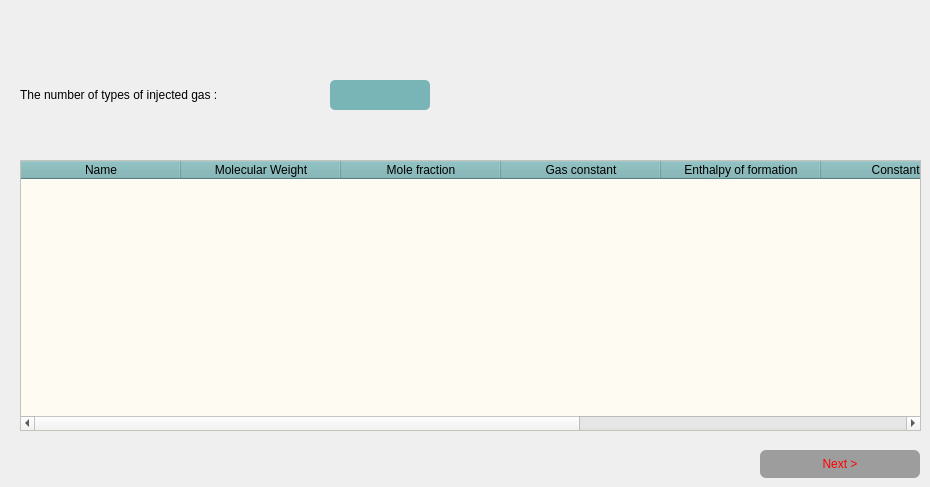
      <widget class="QWidget" name="tab_3">
       <attribute name="title">
        <string>Gas Properties</string>
       </attribute>
       <widget class="QLabel" name="label_2">
        <property name="geometry">
         <rect>
          <x>20</x>
          <y>80</y>
          <width>281</width>
          <height>30</height>
         </rect>
        </property>
        <property name="text">
         <string>The number of types of injected gas :</string>
        </property>
       </widget>
       <widget class="QLineEdit" name="gas_propertice_input">
        <property name="geometry">
         <rect>
          <x>330</x>
          <y>80</y>
          <width>100</width>
          <height>30</height>
         </rect>
        </property>
        <property name="styleSheet">
         <string notr="true">font: 75 8pt &quot;Calibri (Body)&quot;;
background-color: rgb(121, 180, 183);
color: rgb(34, 40, 49);
border-radius:5px;



</string>
        </property>
       </widget>
       <widget class="QPushButton" name="propertice_next">
        <property name="geometry">
         <rect>
          <x>760</x>
          <y>450</y>
          <width>160</width>
          <height>28</height>
         </rect>
        </property>
        <property name="styleSheet">
         <string notr="true">QPushButton {
	background-color: rgb(157, 157, 157);
	color: #FF0000;
	border-radius:6px;
    border-style: solid;

}
</string>
        </property>
        <property name="text">
         <string>Next &gt;</string>
        </property>
       </widget>
       <widget class="QTableWidget" name="properties_table">
        <property name="geometry">
         <rect>
          <x>20</x>
          <y>160</y>
          <width>901</width>
          <height>271</height>
         </rect>
        </property>
        <property name="styleSheet">
         <string notr="true">QTableWidget {

	background-color:rgb(254, 251, 243);
    alternate-background-color: rgb(157, 157, 157);
    border-color: rgb(157, 157, 157);
    font-size: 14px;
}

QTableWidget::item:selected {
   background-color: rgb(121, 180, 183);

}


QTableWidget::item:hover {
    background-color: rgb(254, 251, 243);

}


QHeaderView::section {
   background-color: rgb(121, 180, 183);

    
}
</string>
        </property>
        <property name="rowCount">
         <number>0</number>
        </property>
        <attribute name="horizontalHeaderDefaultSectionSize">
         <number>160</number>
        </attribute>
        <column>
         <property name="text">
          <string>Name</string>
         </property>
        </column>
        <column>
         <property name="text">
          <string>Molecular Weight</string>
         </property>
        </column>
        <column>
         <property name="text">
          <string>Mole fraction</string>
         </property>
        </column>
        <column>
         <property name="text">
          <string>Gas constant</string>
         </property>
        </column>
        <column>
         <property name="text">
          <string>Enthalpy of formation</string>
         </property>
        </column>
        <column>
         <property name="text">
          <string>Constant A</string>
         </property>
        </column>
        <column>
         <property name="text">
          <string>Constant B</string>
         </property>
        </column>
        <column>
         <property name="text">
          <string>Constant C</string>
         </property>
        </column>
       </widget>
      </widget>
